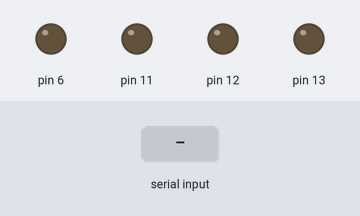
This sketch was run on a simulated Arduino Uno, built with avr-gcc and run on an emulated ATmega328P. Parts: output pins drawn as LEDs (lit = HIGH). The inputs (shaded band) are chosen by the test bench.

Above: at 3.2 s.
3.3 s: "90,45\n" received over the second serial link
At 3.7 s:
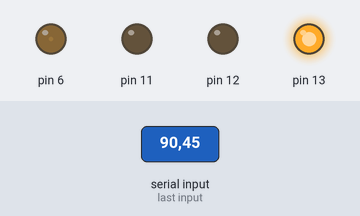
At 4.7 s:
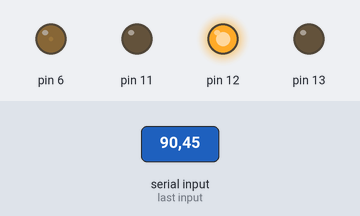
Timing chart, 0 to 12.3 s (numbered marks = the images above; inputs shaded):
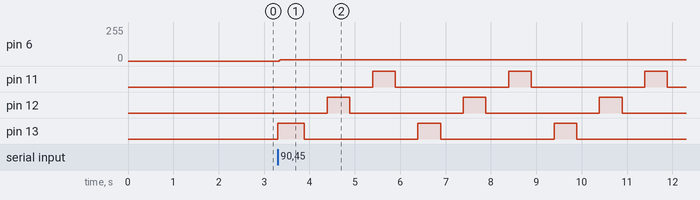

Measured:
- after the input at 3.3 s, pin 6: 0/255 → 10/255 at once; pin 11: alternates HIGH for 0.50 s and LOW for 2.5 s, starting after 2.1 s; pin 12: alternates HIGH for 0.50 s and LOW for 2.5 s, starting after 1.1 s; pin 13: alternates HIGH for 0.50 s and LOW for 2.5 s, starting at once

The sketch:

myBluetooth.ino
```cpp
#include<SoftwareSerial.h>

SoftwareSerial mySerial(2,3);//to make pin 9,10 as Rx,Tx respectively for serial communication between bluetooth module and arduino
int t;
int bright=0;
int fade=5;
void setup()
{ //motoff();
  Serial.begin(9600);//baud rate 9600 between serial monitor and arduino serial ports 0,1
  delay(1000);
  mySerial.begin(9600);//baud rate 9600 between bluetooth module and arduino serial ports 9,10
  delay(1000);
  pinMode(13,OUTPUT);
   pinMode(12,OUTPUT);
    pinMode(11,OUTPUT);
    pinMode(6,OUTPUT);

}
void loop()
{
  if(mySerial.available()>0)
  {
    t= mySerial.read();
    mySerial.flush();
    t=t-48;
    if(t==1)
    {
    digitalWrite(13,HIGH);
    digitalWrite(12,LOW);
    digitalWrite(11,LOW);
    analogWrite(6,LOW);
    }
    else if(t==2)
    {
     digitalWrite(13,HIGH);
     digitalWrite(12,HIGH);
     digitalWrite(11,LOW);
    analogWrite(6,LOW);
    }
    else if(t==3)
    {
     digitalWrite(13,HIGH);
     digitalWrite(12,HIGH);
     digitalWrite(11,HIGH);
     analogWrite(6,HIGH);

    }

    else if(t==4)
    {
      for(int i=0; i<5; i++)
      {
      digitalWrite(13,HIGH);
      delay(500);
      digitalWrite(13,LOW);
      delay(500);
     digitalWrite(12,HIGH);
     delay(500);
     digitalWrite(12,LOW);
     delay(500);
     digitalWrite(11,HIGH);
     delay(500);
     digitalWrite(11,LOW);
     delay(500);
      }
    }
    else if(t=5)
    {

       digitalWrite(13,HIGH);
    digitalWrite(12,LOW);
    digitalWrite(11,LOW);
    analogWrite(6,bright);
    {

      bright=bright+fade;
      if (bright<=0||bright>=255)
      fade=-fade;
      }
      delay(30);
      }
    else
    {
      digitalWrite(13,LOW);
     digitalWrite(12,LOW);
     digitalWrite(11,LOW);
      }
    }
}
```
